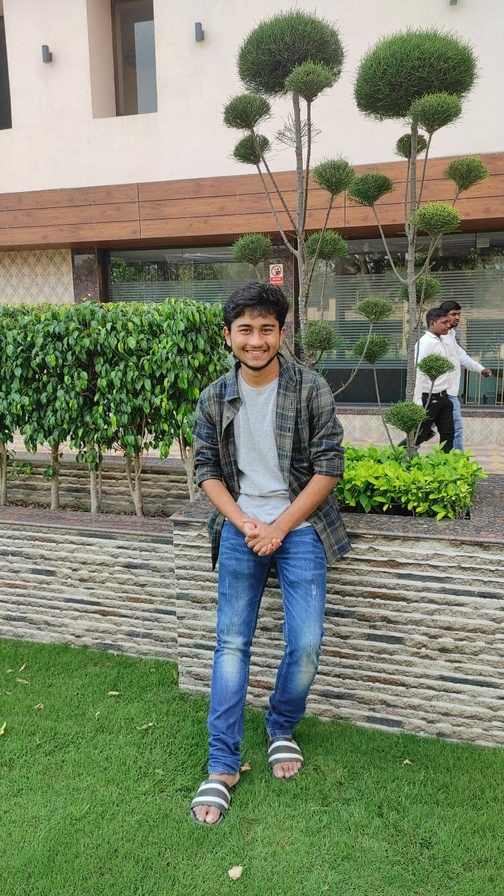
#> input picture DIP/profile pic.jpg, 504 x 896 px, shrunk from 756 x 1344 before the run, found by its file name
$ python gamma_transformation.py
#> lines starting #> are read from the running program, lines starting #| are printed output that depends on the picture
import cv2
import numpy as np
import matplotlib.pyplot as plt
import os

# Define paths
image_path = r'c:\Users\pathi\OneDrive\Desktop\DIP\profile pic.jpg'
output_dir = r'c:\Users\pathi\OneDrive\Desktop\DIP\intensity_transformations'
output_file = os.path.join(output_dir, 'gamma_transformation_output.png')

# Load image
img = cv2.imread(image_path, 0)
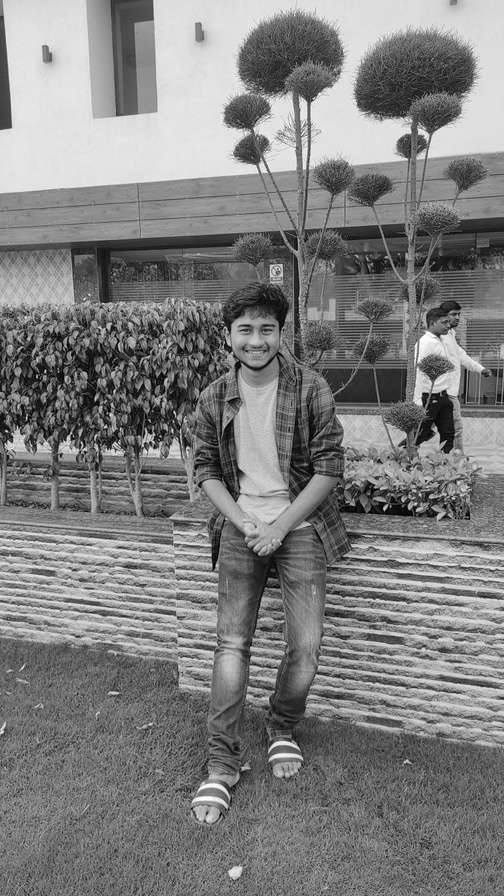
#> img: shape (896, 504); min 0, max 255, mean 126.8
if img is None:
    print(f"Error: Could not load image from {image_path}")
    exit()

# Gamma function
def apply_gamma(image, gamma, c=1.0):
    # s = c * r^gamma
    # Normalize to [0, 1] first
#> called with gamma = 0.5, c = 1
    norm_img = image / 255.0
    s = c * (norm_img ** gamma)
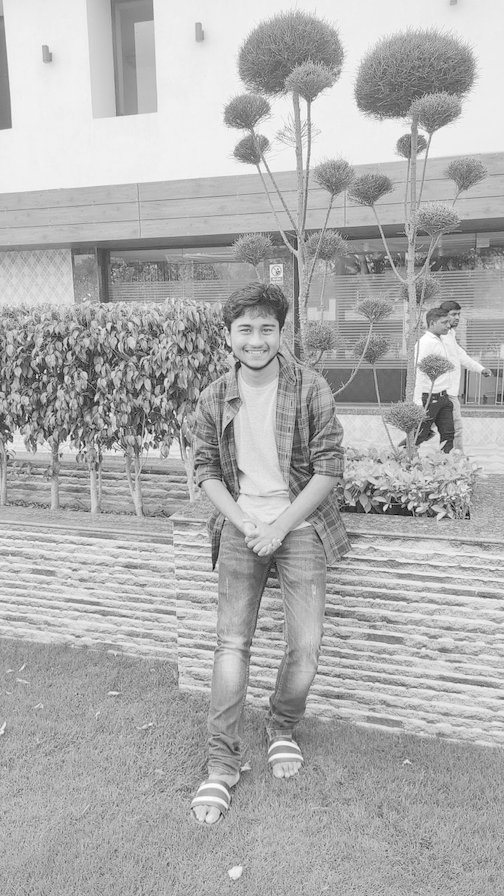
#> s: shape (896, 504) float64; min 0, max 1, mean 0.687
    # Scale back to [0, 255]
    s = np.uint8(np.clip(s * 255, 0, 255))
    return s

# Apply Gamma
gamma_bright = 0.5 # Brighten
gamma_dark = 2.0   # Darken

img_bright = apply_gamma(img, gamma_bright)
img_dark = apply_gamma(img, gamma_dark)
#> call 2 of apply_gamma, with gamma = 2, c = 1
#> in apply_gamma (call 2), `s = c * (norm_img ** gamma)`:
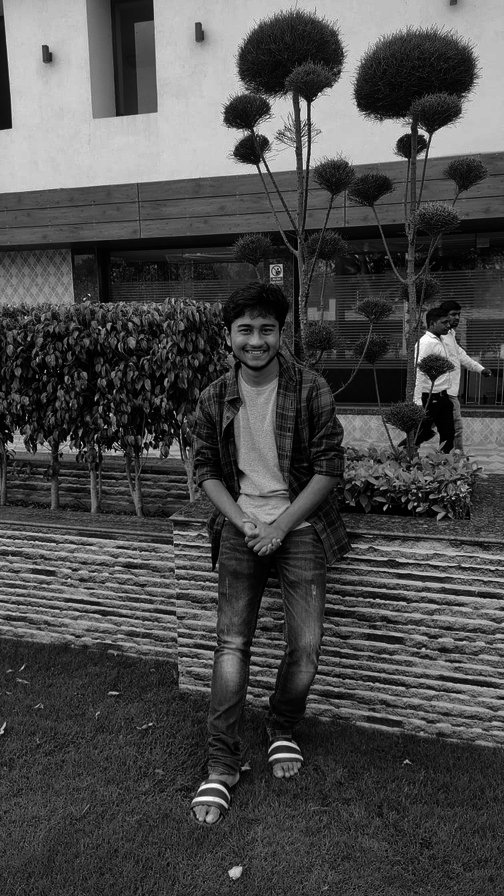
#> s: shape (896, 504) float64; min 0, max 1, mean 0.294

# Histograms
hist_original = cv2.calcHist([img], [0], None, [256], [0, 256])
#> hist_original = 256 values, max 6234 at index 226, min 9 at index 254, mean 1764
hist_bright = cv2.calcHist([img_bright], [0], None, [256], [0, 256])
#> hist_bright = 256 values, max 11513 at index 240, min 0 at index 1, mean 1764
hist_dark = cv2.calcHist([img_dark], [0], None, [256], [0, 256])
#> hist_dark = 256 values, max 7407 at index 44, min 0 at index 78, mean 1764

# Visualization
plt.figure(figsize=(15, 10))

# Row 1: Images
plt.subplot(2, 3, 1)
plt.title("Original")
plt.imshow(img, cmap='gray')
plt.axis('off')

plt.subplot(2, 3, 2)
plt.title(f"Gamma = {gamma_bright} (Brighten)")
plt.imshow(img_bright, cmap='gray')
plt.axis('off')

plt.subplot(2, 3, 3)
plt.title(f"Gamma = {gamma_dark} (Darken)")
plt.imshow(img_dark, cmap='gray')
plt.axis('off')

# Row 2: Histograms
plt.subplot(2, 3, 4)
plt.title("Original Histogram")
plt.plot(hist_original)
plt.xlim([0, 256])

plt.subplot(2, 3, 5)
plt.title(f"Gamma = {gamma_bright} Histogram")
plt.plot(hist_bright, color='green')
plt.xlim([0, 256])

plt.subplot(2, 3, 6)
plt.title(f"Gamma = {gamma_dark} Histogram")
plt.plot(hist_dark, color='red')
plt.xlim([0, 256])

plt.tight_layout()
plt.savefig(output_file)
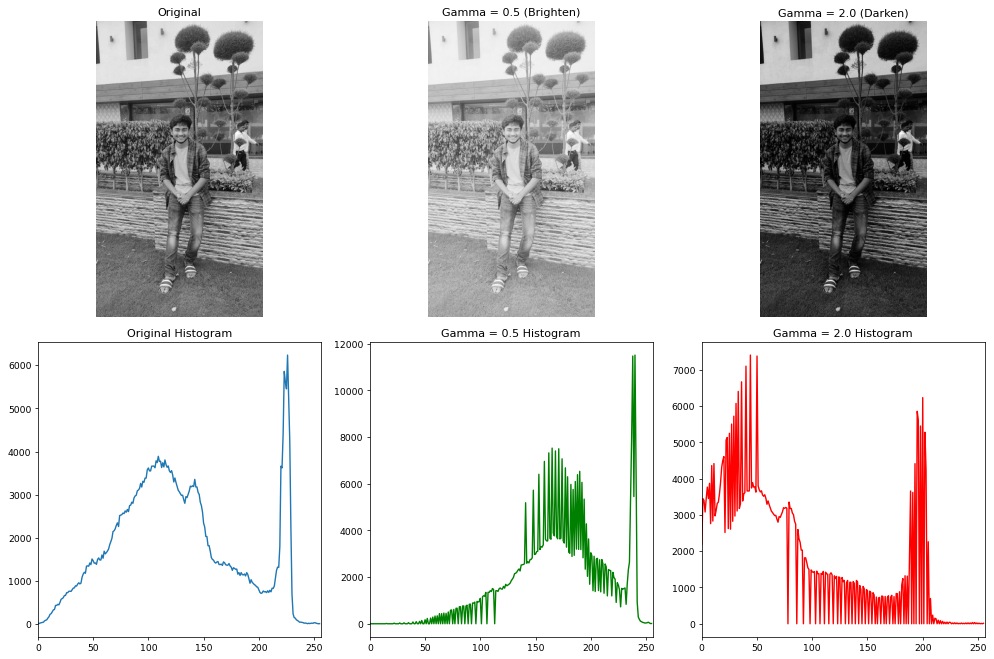
#> figure drawn by matplotlib, 6 panels; panel 4: curve peaks at x = 226, y = 6234; panel 5: curve peaks at x = 240, y = 11513; panel 6: curve peaks at x = 44, y = 7407
print(f"Gamma transformation result saved to {output_file}")
# plt.show()
